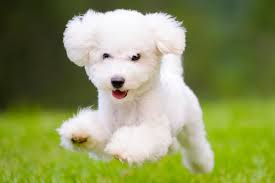
#> input picture final_project/scripts/doggie.jpeg, 275 x 183 px
$ python contours.py   (Python 2 division)
#> lines starting #> are read from the running program, lines starting #| are printed output that depends on the picture; after the words box and inside, x2 and y2 are one past the last pixel; in counts of white or black regions, pixels touching at a corner belong together
import cv2
import numpy as np

img = cv2.imread('doggie.jpeg',0)
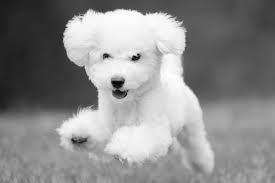
#> img: shape (183, 275); min 0, max 255, mean 139
ret,thresh = cv2.threshold(img,127,255,0)
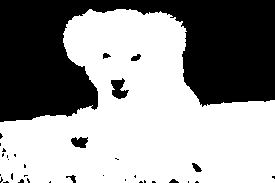
#> thresh: shape (183, 275); 59.3% white; 34 black regions (26 under 20 px)
contours,hierarchy = cv2.findContours(thresh, 1, 2)
#> contours = 19 contours, 13 with area under 20; largest, box (x1, y1, x2, y2) and area: (0, 9, 275, 183) 29925, (110, 77, 130, 100) 258, (70, 136, 89, 149) 160, (191, 162, 203, 173) 64, (130, 53, 142, 62) 58, (102, 52, 112, 60) 40

cnt = contours[0]
#> cnt = [[124, 179], [125, 178], [126, 179], [126, 180], [125, 181], [124, 180]]
M = cv2.moments(cnt)
#> M = moments, m00 4, centre m10/m00, m01/m00 = (125, 179.5)
print M
#> (printed output is left out)
